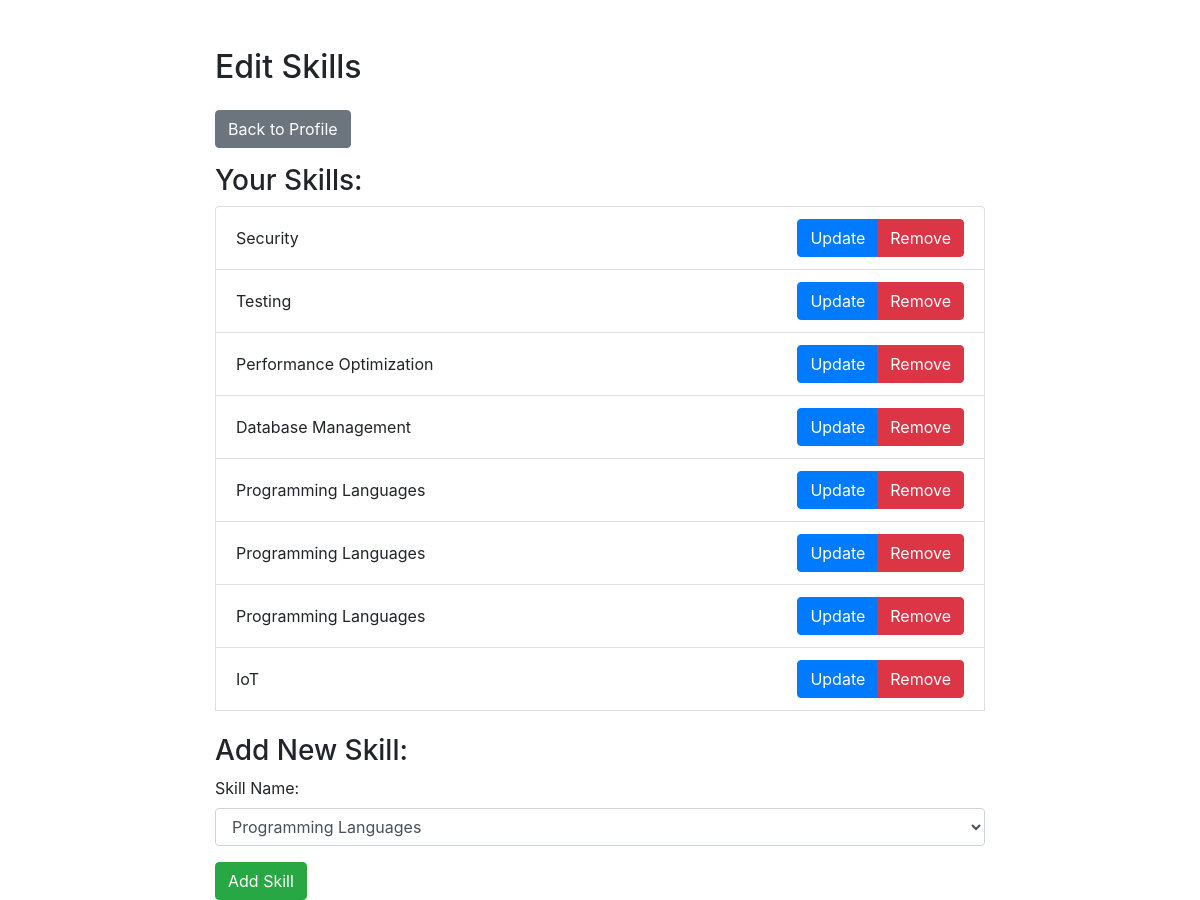
Screenshot of /pages/edit_skills.php (signed in) with the database file from the repository.
### tables this page shows
CREATE TABLE Skills (
    SkillID INT AUTO_INCREMENT PRIMARY KEY,
    UserID INT,
    SkillName VARCHAR(255),
    FOREIGN KEY (UserID) REFERENCES Users(UserID) ON DELETE CASCADE ON UPDATE CASCADE
);

### pages/edit_skills.php (the view, shortened to what this page needs)
<?php
include "../config/db.php";
$userID = $_SESSION['user_id'];
$skillsSql = "SELECT * FROM Skills WHERE UserID = $userID";
$skillsResult = $conn->query($skillsSql);
$selectSkills = "SELECT * FROM developerSkills";
$resultSkills = $conn->query($selectSkills);
?>
<!DOCTYPE html>
<html lang="en">
<head>
    <link rel="stylesheet" href="https://stackpath.bootstrapcdn.com/bootstrap/4.3.1/css/bootstrap.min.css">
</head>
<body>
    <div class="container mt-5">
        <h2 class="mb-4">Edit Skills</h2>
        <a href="profile.php" class="btn btn-secondary mb-3">Back to Profile</a>
        <h3>Your Skills:</h3>
        <ul class="list-group">
            <?php while ($skill = $skillsResult->fetch_assoc()): ?>
                <li class="list-group-item d-flex justify-content-between align-items-center">
                    <?php echo $skill['SkillName']; ?>
                    <div class="btn-group" role="group">
                        <button class="btn btn-primary" data-toggle="modal" data-target="#updateModal<?php echo $skill['SkillID']; ?>">Update</button>
                        <button class="btn btn-danger" data-toggle="modal" data-target="#removeModal<?php echo $skill['SkillID']; ?>">Remove</button>
                    </div>
                </li>
            <?php endwhile; ?>
        </ul>
        <div class="mt-4">
            <h3>Add New Skill:</h3>
            <form action="" method="post" class="needs-validation" novalidate>
                <div class="form-group">
                    <label for="skill_name">Skill Name:</label>
                    <select name="skill_name" class="form-control" required>
                        <?php
                            if ($resultSkills->num_rows > 0) {
                                while ($skill = $resultSkills->fetch_assoc()) {
                                    echo '<option value="' . $skill['skills_type'] . '">' . $skill['skills_type'] . '</option>';
                                }
                            } else {
                                echo 'No skills found in the database.';
                            }
                        ?>
                    </select>
                </div>
                <button type="submit" name="add_skill" class="btn btn-success">Add Skill</button>
            </form>
        </div>
    </div>
</body>
</html>

### pages/edit_skills.php (style rules this page uses)
.container { max-width: 800px; }

### rows the page displays
skills: SkillName "Security"
skills: SkillName "Testing"
skills: SkillName "Performance Optimization"
skills: SkillName "Database Management"
skills: SkillName "Programming Languages"
skills: SkillName "Programming Languages"
skills: SkillName "Programming Languages"
skills: SkillName "IoT"

### other values shown
form field skill_name "Programming Languages"
